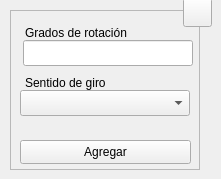
  <widget class="QWidget" name="centralwidget">
   <widget class="QFrame" name="frame">
    <property name="geometry">
     <rect>
      <x>10</x>
      <y>10</y>
      <width>190</width>
      <height>160</height>
     </rect>
    </property>
    <property name="sizePolicy">
     <sizepolicy hsizetype="Fixed" vsizetype="Fixed">
      <horstretch>0</horstretch>
      <verstretch>0</verstretch>
     </sizepolicy>
    </property>
    <property name="minimumSize">
     <size>
      <width>190</width>
      <height>160</height>
     </size>
    </property>
    <property name="maximumSize">
     <size>
      <width>190</width>
      <height>160</height>
     </size>
    </property>
    <property name="frameShape">
     <enum>QFrame::StyledPanel</enum>
    </property>
    <property name="frameShadow">
     <enum>QFrame::Raised</enum>
    </property>
    <widget class="QLineEdit" name="tbx_grd">
     <property name="geometry">
      <rect>
       <x>13</x>
       <y>30</y>
       <width>170</width>
       <height>26</height>
      </rect>
     </property>
     <property name="minimumSize">
      <size>
       <width>170</width>
       <height>0</height>
      </size>
     </property>
     <property name="maximumSize">
      <size>
       <width>170</width>
       <height>16777215</height>
      </size>
     </property>
     <property name="toolTip">
      <string>Digite la posición en grados de orientación del husillo</string>
     </property>
     <property name="statusTip">
      <string/>
     </property>
     <property name="alignment">
      <set>Qt::AlignCenter</set>
     </property>
     <property name="placeholderText">
      <string/>
     </property>
    </widget>
    <widget class="QLabel" name="lbl_grd">
     <property name="enabled">
      <bool>true</bool>
     </property>
     <property name="geometry">
      <rect>
       <x>15</x>
       <y>10</y>
       <width>111</width>
       <height>26</height>
      </rect>
     </property>
     <property name="text">
      <string>Grados de rotación</string>
     </property>
     <property name="buddy">
      <cstring>lbl_grd</cstring>
     </property>
    </widget>
    <widget class="QPushButton" name="btn_save">
     <property name="geometry">
      <rect>
       <x>10</x>
       <y>130</y>
       <width>171</width>
       <height>24</height>
      </rect>
     </property>
     <property name="sizePolicy">
      <sizepolicy hsizetype="Expanding" vsizetype="Expanding">
       <horstretch>0</horstretch>
       <verstretch>0</verstretch>
      </sizepolicy>
     </property>
     <property name="minimumSize">
      <size>
       <width>88</width>
       <height>0</height>
      </size>
     </property>
     <property name="toolTip">
      <string>Agregar los datos al programa CNC</string>
     </property>
     <property name="statusTip">
      <string/>
     </property>
     <property name="text">
      <string>Agregar</string>
     </property>
     <property name="shortcut">
      <string>Ctrl+S</string>
     </property>
     <property name="autoDefault">
      <bool>true</bool>
     </property>
    </widget>
    <widget class="QComboBox" name="cbx_rot">
     <property name="geometry">
      <rect>
       <x>10</x>
       <y>80</y>
       <width>170</width>
       <height>26</height>
      </rect>
     </property>
     <property name="minimumSize">
      <size>
       <width>170</width>
       <height>26</height>
      </size>
     </property>
     <property name="maximumSize">
      <size>
       <width>170</width>
       <height>16777215</height>
      </size>
     </property>
     <property name="toolTip">
      <string>Seleccione el sentido de giro del husillo (detener para eje C)</string>
     </property>
    </widget>
    <widget class="QLabel" name="lbl_rot">
     <property name="enabled">
      <bool>true</bool>
     </property>
     <property name="geometry">
      <rect>
       <x>15</x>
       <y>60</y>
       <width>91</width>
       <height>26</height>
      </rect>
     </property>
     <property name="text">
      <string>Sentido de giro</string>
     </property>
    </widget>
   </widget>
   <widget class="QToolButton" name="btn_help">
    <property name="geometry">
     <rect>
      <x>183</x>
      <y>-2</y>
      <width>29</width>
      <height>29</height>
     </rect>
    </property>
    <property name="font">
     <font>
      <pointsize>20</pointsize>
      <bold>true</bold>
     </font>
    </property>
    <property name="text">
     <string/>
    </property>
    <property name="icon">
     <iconset resource="../../resources/resources.qrc">
      <normaloff>:/icons/question.png</normaloff>:/icons/question.png</iconset>
    </property>
    <property name="iconSize">
     <size>
      <width>20</width>
      <height>20</height>
     </size>
    </property>
    <property name="shortcut">
     <string>F1</string>
    </property>
   </widget>
  </widget>
